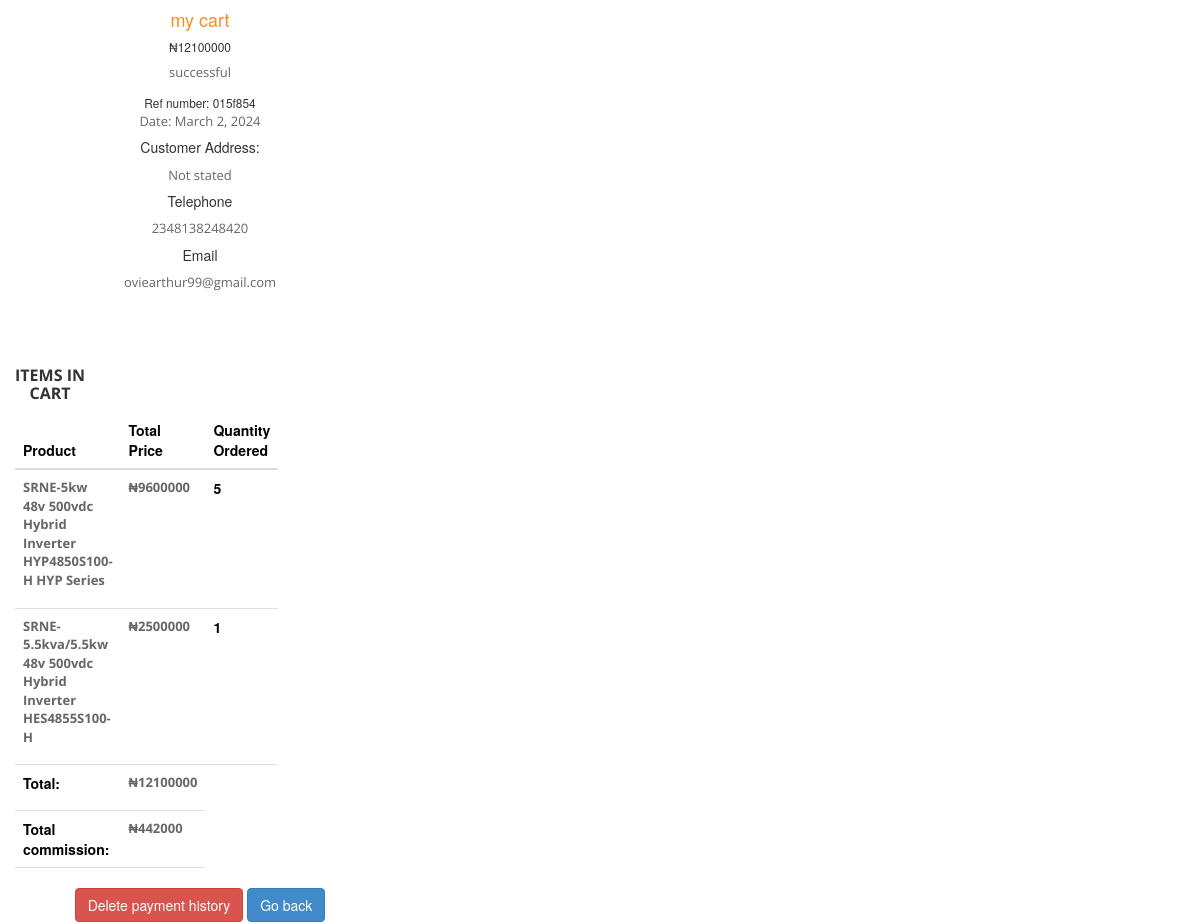
Page /ordercart-info/2 (signed in) on the committed database.
### solar/models.py (models this page shows, shortened)
class PayCart(models.Model):
    user= models.ForeignKey(User, on_delete=models.CASCADE)
    cart= models.CharField(max_length=25)
    amount= models.IntegerField()
    email= models.EmailField(default='none@gmail.com')
    commission= models.DecimalField(max_digits=10, decimal_places=2, default=0)
    ref= models.CharField(max_length=7)
    transaction= models.CharField(max_length=25, default= "unconfirmed")
    date= models.DateField(auto_now_add= True)

class Profile(models.Model):
    user= models.OneToOneField(User, on_delete= models.CASCADE)
    image= models.ImageField(upload_to= "media", blank=True, null=True)
    name= models.CharField(max_length=25)
    code= models.CharField(max_length=5)
    email= models.EmailField()
    telephone= models.IntegerField()
    earnings= models.IntegerField(default= 0)
    rec_by= models.ForeignKey(User, on_delete= models.CASCADE, related_name= "rec_by", null=True)
    recommendations= models.ManyToManyField(User, blank=True, related_name= "recs")

class Cart2(models.Model):
    user= models.ForeignKey(User, on_delete=models.CASCADE, default=None)
    name= models.CharField(max_length=25)
    product= models.ManyToManyField(ProductCart, blank= True)

class ProductCart(models.Model):
    user= models.ForeignKey(User, on_delete=models.CASCADE)
    product= models.CharField(max_length=150)
    price= models.IntegerField()
    quantity= models.IntegerField()
    commission= models.IntegerField()

### solar/views.py (the view)
# urls.py: path('ordercart-info/<int:pk>', views.ordercart_info, name="ordercart-info"),
@login_required
def ordercart_info(request, pk):
    paycart= PayCart.objects.get(pk=pk)
    carts= Cart2.objects.filter(user= paycart.user)
    address= 'Not stated'
    if Location.objects.filter(user=paycart.user).exists():
        address= Location.objects.get(user=paycart.user)
    profile= Profile.objects.get(user=paycart.user)
    for cart in carts:
        total_price= cart.product.aggregate(total_price=Sum('price'))['total_price']
        total_com = cart.product.aggregate(total_com=Sum('commission'))['total_com']
    context= {
        'paycart': paycart,
        'address': address,
        'profile': profile,
        'total_price': total_price,
        'total_com': total_com,
        'carts': carts
    }
    return render(request, 'ordercart-info.html', context)

### templates/ordercart-info.html (shortened to what this page needs)
{%load static %}
<!DOCTYPE html>
<html>
{% load crispy_forms_tags %}
    <head>
        <link href="https://cdn.jsdelivr.net/npm/bootstrap@5.3.2/dist/css/bootstrap.min.css" rel="stylesheet">
        <link rel="stylesheet" href="{% static 'css/bootstrap.css' %}">
        <link rel="stylesheet" href="{% static 'css/font-awesome.css' %}">
        <link rel="stylesheet" href="{% static 'css/templatemo_style.css' %}">
        <link rel="stylesheet" href="{% static 'css/templatemo_misc.css' %}">
        <link rel="stylesheet" href="{% static 'css/flexslider.css' %}">
        <link rel="stylesheet" href="{% static 'css/testimonails-slider.css' %}">
    </head>
    <body>
      <center>
      <div class="col-md-4">
        <div class="product-item">
          <div class="down-content">
            <a href="#"><h4>{{paycart.cart}}</h4></a>
            <h6>₦{{paycart.amount}}</h6>
            <p>{{paycart.transaction}}</p>
            <small>Ref number: <span>{{paycart.ref}}</span></small>
            <p>Date: {{paycart.date}}</p>
            </div>
            {% if address == 'Not stated' %}
            <h5>Customer Address:</h5><p>{{address}}</p>
            {% else %}
            <h5>Customer Address:</h5><p>{{address.location}}</p>
            {% endif %}
            <h5>Telephone</h5><p>{{profile.telephone}}</p>
            <h5>Email</h5><p>{{profile.email}}</p>
            <br>
            <br>
            {% for cart in carts %}
            <center>
                    <div class="row">
                        <div class="col-md-3 col-sm-6">
                            <div class="service-item">
                                <h4>Items in cart</h4>
                                {% if cart.product.all %}
                                <table class="table">
                                    <thead>
                                    <tr>
                                        <th scope="col">Product</th>
                                        <th scope="col">Total Price</th>
                                        <th scope="col">Quantity Ordered</th>
                                    </tr>
                                    </thead>
                                    <tbody>
                                    {% for item in cart.product.all %}
                                    <tr>
                                        <th scope="row"><p>{{item.product}}</p></th>
                                        <th><p>₦{{item.price}}</p></th>
                                        <th>{{item.quantity}}</th>
                                    </tr>
                                    {% endfor %}
                                    <tr>
                                    <th>Total:</th>
                                    <th><p>₦{{total_price}}</p></th>
                                    </tr>
                                    <tr>
                                    <th>Total commission:</th>
                                    <th><p>₦{{total_com}}</p></th>
                                    </tr>
                                    </tbody>
                                </table>
                                {% else %}
                                <h9>No product added</h9>
                                {% endif %}
                            </div>
                        </div>
                    </div>
            </center>
            {% endfor %}
        </div>
        {% if user.is_staff %}
        <a href="{% url 'del-paycart' paycart.pk %}"><button class="btn btn-danger">Delete payment history</button></a>
        {% endif %}
        <a href="{% url 'orders' %}"><button class="btn btn-primary">Go back</button></a>
      </div>
      <br>
      <br>
        </center>
</body>
</html>

### static/css/templatemo_style.css (style rules this page uses)
a { text-decoration: none; color: #f78e21; }
p { font-family: 'Open Sans', sans-serif; font-size: 13px; color: #666; }
*, *:before, *:after { -moz-box-sizing: border-box; -webkit-box-sizing: border-box; box-sizing: border-box; }
.service-item { text-align: center; }
.service-item h4 { font-family: 'Open Sans', sans-serif; font-size: 16px; font-weight: 700; color: #333; text-transform: uppercase; margin-top: 25px; }
@media screen and (min-width: 995px) { body { overflow-x: hidden; } }

### rows in the picture
PayCart: cart "my cart", amount "12100000", transaction "successful", ref "015f854", date "March 2, 2024"
Profile: telephone "2348138248420", email "oviearthur99@gmail.com"
Cart2: total_price "12100000", total_com "442000"
ProductCart: product "SRNE-5kw 48v 500vdc Hybrid Inverter HYP4850S100-H HYP Series", price "9600000", quantity "5"
ProductCart: product "SRNE-5.5kva/5.5kw 48v 500vdc Hybrid Inverter HES4855S100-H", price "2500000", quantity "1"

### other values in the picture
{{ address }} "Not stated"
